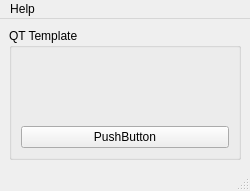
<?xml version="1.0" encoding="UTF-8"?>
<ui version="4.0">
 <class>MainWindow</class>
 <widget class="QMainWindow" name="MainWindow">
  <property name="geometry">
   <rect>
    <x>0</x>
    <y>0</y>
    <width>250</width>
    <height>191</height>
   </rect>
  </property>
  <property name="windowTitle">
   <string>QT Template</string>
  </property>
  <widget class="QWidget" name="centralwidget">
   <layout class="QVBoxLayout" name="verticalLayout">
    <item>
     <widget class="QGroupBox" name="groupBox">
      <property name="title">
       <string>QT Template</string>
      </property>
      <layout class="QHBoxLayout" name="horizontalLayout">
       <item>
        <layout class="QGridLayout" name="gridLayout">
         <item row="1" column="0">
          <widget class="QPushButton" name="myButton">
           <property name="text">
            <string>PushButton</string>
           </property>
          </widget>
         </item>
         <item row="0" column="0">
          <spacer name="verticalSpacer">
           <property name="orientation">
            <enum>Qt::Vertical</enum>
           </property>
           <property name="sizeHint" stdset="0">
            <size>
             <width>20</width>
             <height>40</height>
            </size>
           </property>
          </spacer>
         </item>
        </layout>
       </item>
      </layout>
     </widget>
    </item>
   </layout>
  </widget>
  <widget class="QMenuBar" name="menubar">
   <property name="geometry">
    <rect>
     <x>0</x>
     <y>0</y>
     <width>250</width>
     <height>25</height>
    </rect>
   </property>
   <widget class="QMenu" name="menuHelp">
    <property name="title">
     <string>Help</string>
    </property>
    <addaction name="actionMenuButton"/>
   </widget>
   <addaction name="menuHelp"/>
  </widget>
  <widget class="QStatusBar" name="statusbar"/>
  <action name="actionMenuButton">
   <property name="text">
    <string>Documentation</string>
   </property>
  </action>
 </widget>
 <resources/>
 <connections/>
</ui>
